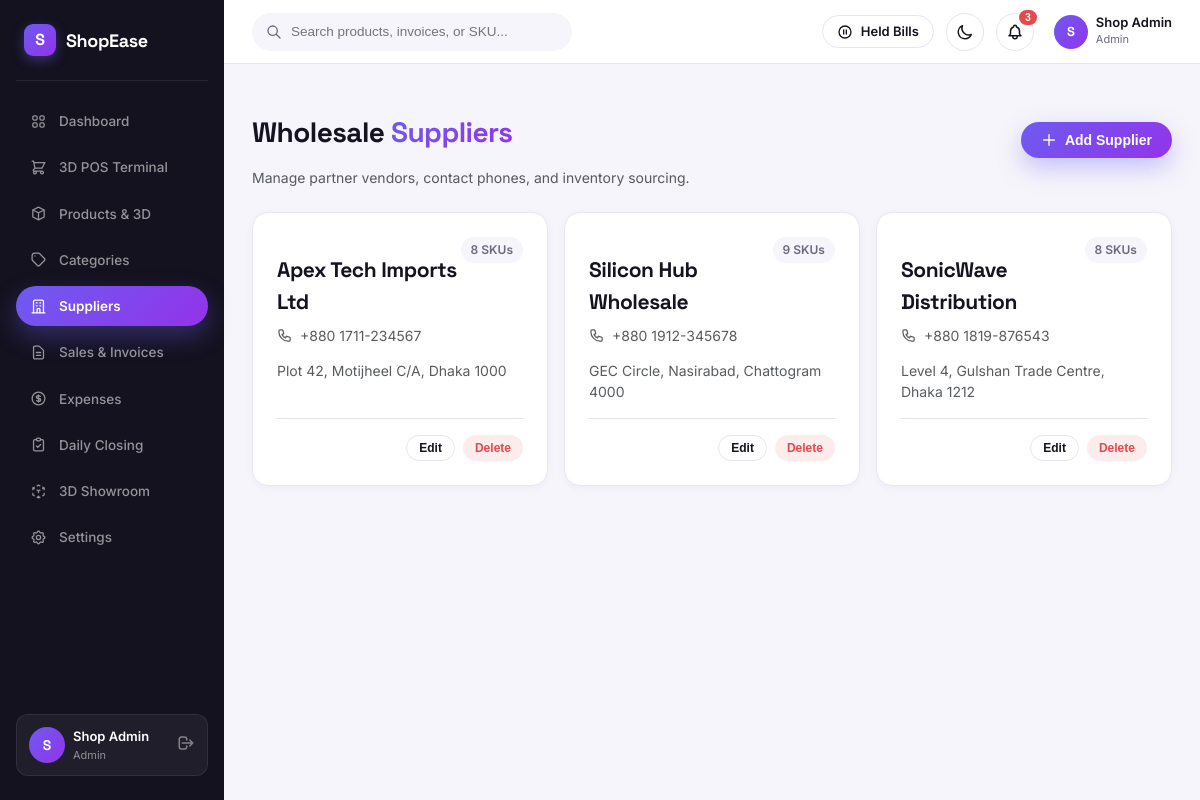
/pages/suppliers.php (signed in), run on the app's committed database.
### tables this page shows
CREATE TABLE `suppliers` (
  `id` INT UNSIGNED AUTO_INCREMENT PRIMARY KEY,
  `name` VARCHAR(150) NOT NULL,
  `phone` VARCHAR(50) NOT NULL,
  `address` TEXT NULL,
  `created_at` DATETIME NOT NULL DEFAULT CURRENT_TIMESTAMP
);

### config/config.php (called while the page is built, shortened)
<?php
spl_autoload_register(function ($class) {
    $file = ROOT_PATH . '/classes/' . str_replace('\\', '/', $class) . '.php';
});
function e(?string $string): string {
    return htmlspecialchars((string)$string, ENT_QUOTES | ENT_SUBSTITUTE, 'UTF-8');
}

### classes/Supplier.php (called while the page is built, shortened)
<?php
class Supplier {
    public static function getAll(): array {
        $sql = "SELECT s.*, COUNT(p.id) as product_count
                FROM `suppliers` s
                LEFT JOIN `products` p ON p.supplier_id = s.id AND p.is_active = 1
                GROUP BY s.id
                ORDER BY s.name ASC";
        return Database::fetchAll($sql);
    }
}

### classes/Database.php (called while the page is built, shortened)
<?php
class Database {
    private static ?PDO $instance = null;
    public static function getInstance(): PDO {
        if (self::$instance === null) {
            $dsn = sprintf(
                'mysql:host=%s;port=%s;dbname=%s;charset=%s',
                DB_HOST,
                DB_PORT,
                DB_NAME,
                DB_CHARSET
            );
            $options = [
                PDO::ATTR_ERRMODE            => PDO::ERRMODE_EXCEPTION,
                PDO::ATTR_DEFAULT_FETCH_MODE => PDO::FETCH_ASSOC,
                PDO::ATTR_EMULATE_PREPARES   => false,
            ];
            try {
                self::$instance = new PDO($dsn, DB_USER, DB_PASS, $options);
                self::$instance->exec("SET NAMES " . DB_CHARSET . " COLLATE utf8mb4_unicode_ci");
            } catch (PDOException $e) {
                error_log("Database Connection Error: " . $e->getMessage());
                if (defined('APP_ENV') && APP_ENV === 'development') {
                    die("Database Connection Error: " . htmlspecialchars($e->getMessage()));
                } else {
                    die("A database connection error occurred. Please contact the administrator.");
                }
            }
        }
        return self::$instance;
    }
    public static function query(string $sql, array $params = []): PDOStatement {
        $stmt = self::getInstance()->prepare($sql);
        $stmt->execute($params);
        return $stmt;
    }
    public static function fetchAll(string $sql, array $params = []): array {
        return self::query($sql, $params)->fetchAll();
    }
}

### pages/suppliers.php (the view, shortened to what this page needs)
<?php
require_once __DIR__ . '/../config/config.php';
$suppliers = Supplier::getAll();
require_once __DIR__ . '/../includes/header.php';
?>
<div class="d-flex justify-content-between align-items-center mb-4 flex-wrap gap-2">
    <div>
        <h1 class="h3 mb-1">Wholesale <span class="grad-text">Suppliers</span></h1>
        <p class="text-muted small mb-0">Manage partner vendors, contact phones, and inventory sourcing.</p>
    </div>
    <button class="btn-primary-grad" onclick="openSupplierModal()">
        <svg style="width: 16px; height: 16px;" fill="none" stroke="currentColor" viewBox="0 0 24 24"><path stroke-linecap="round" stroke-linejoin="round" stroke-width="2" d="M12 4v16m8-8H4"></path></svg>
        <span>Add Supplier</span>
    </button>
</div>
<div class="row g-3">
    <?php foreach ($suppliers as $sup): ?>
    <div class="col-md-6 col-lg-4">
        <div class="se-card p-4 h-100 d-flex flex-column justify-content-between" data-tilt>
            <div>
                <div class="d-flex justify-content-between align-items-start mb-2">
                    <h2 class="h5 mb-0"><?= e($sup['name']) ?></h2>
                    <span class="status-pill neutral"><?= (int)$sup['product_count'] ?> SKUs</span>
                </div>
                <div class="d-flex align-items-center gap-2 text-muted small mb-2">
                    <span><?= e($sup['phone']) ?></span>
                </div>
                <p class="text-muted small mb-3">
                    <?= e($sup['address'] ?: 'No address specified.') ?>
                </p>
            </div>
            <div class="d-flex justify-content-end gap-2 border-top pt-3">
                <button type="button" class="btn-ghost" style="padding: 4px 12px; font-size: 12px;"
                        onclick='editSupplier(<?= json_encode($sup, JSON_HEX_TAG|JSON_HEX_APOS|JSON_HEX_QUOT|JSON_HEX_AMP) ?>)'>
                    Edit
                </button>
                <form method="POST" onsubmit="return confirm('Delete this supplier? Attached products will be kept safely.');" style="display:inline;">
                    <button type="submit" class="status-pill danger border-0" style="cursor: pointer; padding: 6px 12px;">Delete</button>
                </form>
            </div>
        </div>
    </div>
    <?php endforeach; ?>
</div>
<?php require_once __DIR__ . '/../includes/footer.php'; ?>

### assets/css/theme.css (style rules this page uses)
:root { --bg: #F6F5FB; --surface: #FFFFFF; --ink: #14131F; --muted: #6B6B7D; --border: #E7E5F2; --primary: #5B4FE8; --primary-grad: linear-gradient(135deg, #6D5BF0 0%, #9333EA 100%); --sidebar-bg: #14121F; --success: #15A35A; --success-bg: #E6F7EC; --warning: #F2994A; --warning-bg: #FFF3E6; --danger: #E5484D; --danger-bg: #FDECEC; --radius-card: 16px; --radius-lg: 20px; --radius-pill: 999px; --shadow-card: 0 2px 10px rgba(20, 19, 31, 0.04); --shadow-cta: 0 10px 24px rgba(109, 91, 240, 0.35); --sidebar-width: 224px; }
* { box-sizing: border-box; }
body { margin: 0; font-family: 'Inter', -apple-system, BlinkMacSystemFont, sans-serif; background-color: var(--bg); color: var(--ink); font-size: 14px; line-height: 1.5; -webkit-font-smoothing: antialiased; }
h1, h2, h3, h4, h5, h6, .font-heading, .kpi-num, .total-val { font-family: 'Space Grotesk', sans-serif; font-weight: 700; color: var(--ink); letter-spacing: -0.02em; }
.grad-text { background: var(--primary-grad); -webkit-background-clip: text; background-clip: text; color: transparent; display: inline-block; }
.se-card { background: var(--surface); border: 1px solid var(--border); border-radius: var(--radius-card); box-shadow: var(--shadow-card); transition: transform 200ms ease, box-shadow 200ms ease; }
.btn-primary-grad { background: var(--primary-grad); color: #FFFFFF; border: none; border-radius: var(--radius-pill); font-weight: 600; font-size: 14px; padding: 10px 20px; box-shadow: var(--shadow-cta); display: inline-flex; align-items: center; justify-content: center; gap: 8px; cursor: pointer; text-decoration: none; transition: opacity 180ms ease, transform 180ms ease; }
.btn-ghost { background: transparent; color: var(--ink); border: 1.5px solid var(--border); border-radius: var(--radius-pill); font-weight: 600; font-size: 14px; padding: 9px 18px; display: inline-flex; align-items: center; gap: 8px; cursor: pointer; text-decoration: none; transition: all 180ms ease; }
.status-pill { display: inline-flex; align-items: center; gap: 6px; padding: 4px 10px; border-radius: var(--radius-pill); font-size: 12px; font-weight: 600; white-space: nowrap; }
.status-pill.danger { background: var(--danger-bg); color: var(--danger); }
.status-pill.neutral { background: var(--bg); color: var(--muted); }

### data on the page
suppliers: name "Apex Tech Imports Ltd", product_count "8", phone "+880 1711-234567", address "Plot 42, Motijheel C/A, Dhaka 1000"
suppliers: name "Silicon Hub Wholesale", product_count "9", phone "+880 1912-345678", address "GEC Circle, Nasirabad, Chattogram 4000"
suppliers: name "SonicWave Distribution", product_count "8", phone "+880 1819-876543", address "Level 4, Gulshan Trade Centre, Dhaka 1212"

### other printed values
$initial "S"
$user['name'] "Shop Admin"
$user['role'] "Admin"
$unreadCount "3"
